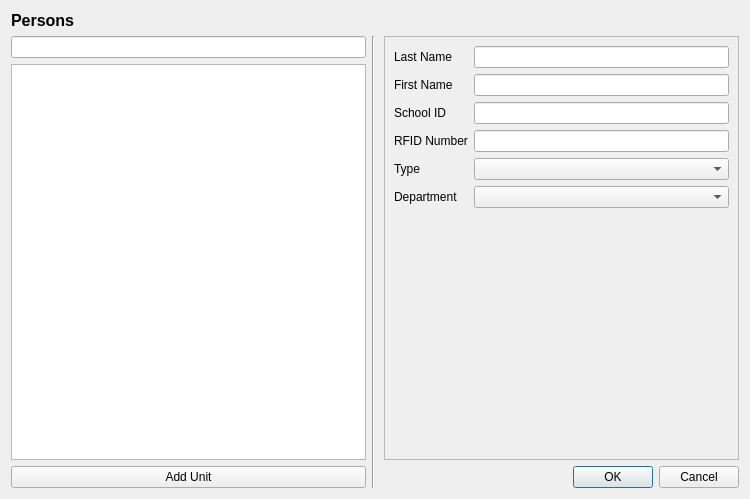
<?xml version="1.0" encoding="UTF-8"?>
<ui version="4.0">
 <class>Dialog</class>
 <widget class="QDialog" name="Dialog">
  <property name="geometry">
   <rect>
    <x>0</x>
    <y>0</y>
    <width>750</width>
    <height>499</height>
   </rect>
  </property>
  <property name="windowTitle">
   <string>Dialog</string>
  </property>
  <layout class="QGridLayout" name="gridLayout">
   <item row="0" column="0">
    <widget class="QLabel" name="label">
     <property name="sizePolicy">
      <sizepolicy hsizetype="Preferred" vsizetype="Fixed">
       <horstretch>0</horstretch>
       <verstretch>0</verstretch>
      </sizepolicy>
     </property>
     <property name="font">
      <font>
       <pointsize>12</pointsize>
       <weight>75</weight>
       <bold>true</bold>
      </font>
     </property>
     <property name="text">
      <string>Persons</string>
     </property>
    </widget>
   </item>
   <item row="2" column="2" colspan="2">
    <widget class="QDialogButtonBox" name="buttonBox">
     <property name="standardButtons">
      <set>QDialogButtonBox::Cancel|QDialogButtonBox::Ok</set>
     </property>
    </widget>
   </item>
   <item row="1" column="1" rowspan="2" colspan="2">
    <widget class="Line" name="line">
     <property name="orientation">
      <enum>Qt::Vertical</enum>
     </property>
    </widget>
   </item>
   <item row="1" column="0" rowspan="2">
    <layout class="QVBoxLayout" name="verticalLayout">
     <item>
      <widget class="QLineEdit" name="lineEdit"/>
     </item>
     <item>
      <widget class="QTableWidget" name="tableWidget"/>
     </item>
     <item>
      <widget class="QPushButton" name="pushButton">
       <property name="text">
        <string>Add Unit</string>
       </property>
      </widget>
     </item>
    </layout>
   </item>
   <item row="1" column="3">
    <widget class="QFrame" name="frame">
     <property name="frameShape">
      <enum>QFrame::StyledPanel</enum>
     </property>
     <property name="frameShadow">
      <enum>QFrame::Raised</enum>
     </property>
     <layout class="QFormLayout" name="formLayout">
      <item row="0" column="0">
       <widget class="QLabel" name="label_5">
        <property name="text">
         <string>Last Name</string>
        </property>
       </widget>
      </item>
      <item row="1" column="0">
       <widget class="QLabel" name="label_6">
        <property name="text">
         <string>First Name</string>
        </property>
       </widget>
      </item>
      <item row="2" column="0">
       <widget class="QLabel" name="label_7">
        <property name="text">
         <string>School ID</string>
        </property>
       </widget>
      </item>
      <item row="3" column="0">
       <widget class="QLabel" name="label_8">
        <property name="text">
         <string>RFID Number</string>
        </property>
       </widget>
      </item>
      <item row="4" column="0">
       <widget class="QLabel" name="label_4">
        <property name="text">
         <string>Type</string>
        </property>
       </widget>
      </item>
      <item row="0" column="1">
       <widget class="QLineEdit" name="lineEdit_3"/>
      </item>
      <item row="1" column="1">
       <widget class="QLineEdit" name="lineEdit_4"/>
      </item>
      <item row="2" column="1">
       <widget class="QLineEdit" name="lineEdit_5"/>
      </item>
      <item row="3" column="1">
       <widget class="QLineEdit" name="lineEdit_6"/>
      </item>
      <item row="4" column="1">
       <widget class="QComboBox" name="comboBox"/>
      </item>
      <item row="5" column="1">
       <widget class="QComboBox" name="comboBox_2"/>
      </item>
      <item row="5" column="0">
       <widget class="QLabel" name="label_2">
        <property name="text">
         <string>Department</string>
        </property>
       </widget>
      </item>
     </layout>
    </widget>
   </item>
  </layout>
 </widget>
 <resources/>
 <connections/>
</ui>
